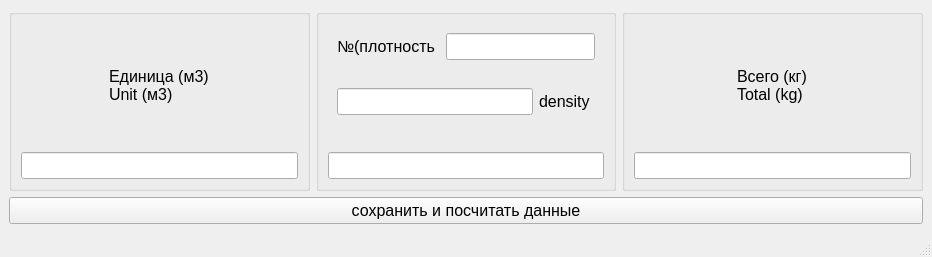
<?xml version="1.0" encoding="UTF-8"?>
<ui version="4.0">
 <class>dop</class>
 <widget class="QMainWindow" name="dop">
  <property name="geometry">
   <rect>
    <x>0</x>
    <y>0</y>
    <width>932</width>
    <height>257</height>
   </rect>
  </property>
  <property name="font">
   <font>
    <family>Arial</family>
    <pointsize>12</pointsize>
   </font>
  </property>
  <property name="windowTitle">
   <string>MainWindow</string>
  </property>
  <widget class="QWidget" name="centralwidget">
   <layout class="QGridLayout" name="gridLayout">
    <item row="0" column="0">
     <layout class="QHBoxLayout" name="horizontalLayout_3">
      <item>
       <widget class="QGroupBox" name="groupBox">
        <layout class="QVBoxLayout" name="verticalLayout_2">
         <item alignment="Qt::AlignHCenter">
          <widget class="QLabel" name="label_3">
           <property name="font">
            <font>
             <weight>50</weight>
             <bold>false</bold>
            </font>
           </property>
           <property name="text">
            <string>Единица (м3)
Unit (м3)</string>
           </property>
          </widget>
         </item>
         <item>
          <widget class="QLineEdit" name="volume"/>
         </item>
        </layout>
       </widget>
      </item>
      <item>
       <widget class="QGroupBox" name="groupBox">
        <layout class="QVBoxLayout" name="verticalLayout_4">
         <item>
          <widget class="QWidget" name="widget" native="true">
           <property name="minimumSize">
            <size>
             <width>0</width>
             <height>80</height>
            </size>
           </property>
           <layout class="QVBoxLayout" name="verticalLayout">
            <item>
             <layout class="QHBoxLayout" name="horizontalLayout">
              <item>
               <widget class="QLabel" name="label">
                <property name="minimumSize">
                 <size>
                  <width>89</width>
                  <height>0</height>
                 </size>
                </property>
                <property name="text">
                 <string>№(плотность </string>
                </property>
               </widget>
              </item>
              <item>
               <widget class="QLineEdit" name="densityr">
                <property name="minimumSize">
                 <size>
                  <width>0</width>
                  <height>0</height>
                 </size>
                </property>
               </widget>
              </item>
             </layout>
            </item>
            <item>
             <layout class="QHBoxLayout" name="horizontalLayout_2">
              <item>
               <widget class="QLineEdit" name="densitya"/>
              </item>
              <item>
               <widget class="QLabel" name="label_2">
                <property name="text">
                 <string>density </string>
                </property>
               </widget>
              </item>
             </layout>
            </item>
           </layout>
          </widget>
         </item>
         <item>
          <widget class="QLineEdit" name="density"/>
         </item>
        </layout>
       </widget>
      </item>
      <item>
       <widget class="QGroupBox" name="groupBox_2">
        <layout class="QVBoxLayout" name="verticalLayout_3">
         <item alignment="Qt::AlignHCenter">
          <widget class="QLabel" name="label_4">
           <property name="text">
            <string>Всего (кг)
Total (kg)</string>
           </property>
          </widget>
         </item>
         <item>
          <widget class="QLineEdit" name="weight"/>
         </item>
        </layout>
       </widget>
      </item>
     </layout>
    </item>
    <item row="1" column="0">
     <widget class="QPushButton" name="save">
      <property name="text">
       <string>сохранить и посчитать данные</string>
      </property>
     </widget>
    </item>
   </layout>
  </widget>
  <widget class="QMenuBar" name="menubar">
   <property name="geometry">
    <rect>
     <x>0</x>
     <y>0</y>
     <width>932</width>
     <height>26</height>
    </rect>
   </property>
  </widget>
  <widget class="QStatusBar" name="statusbar"/>
 </widget>
 <resources/>
 <connections/>
</ui>
